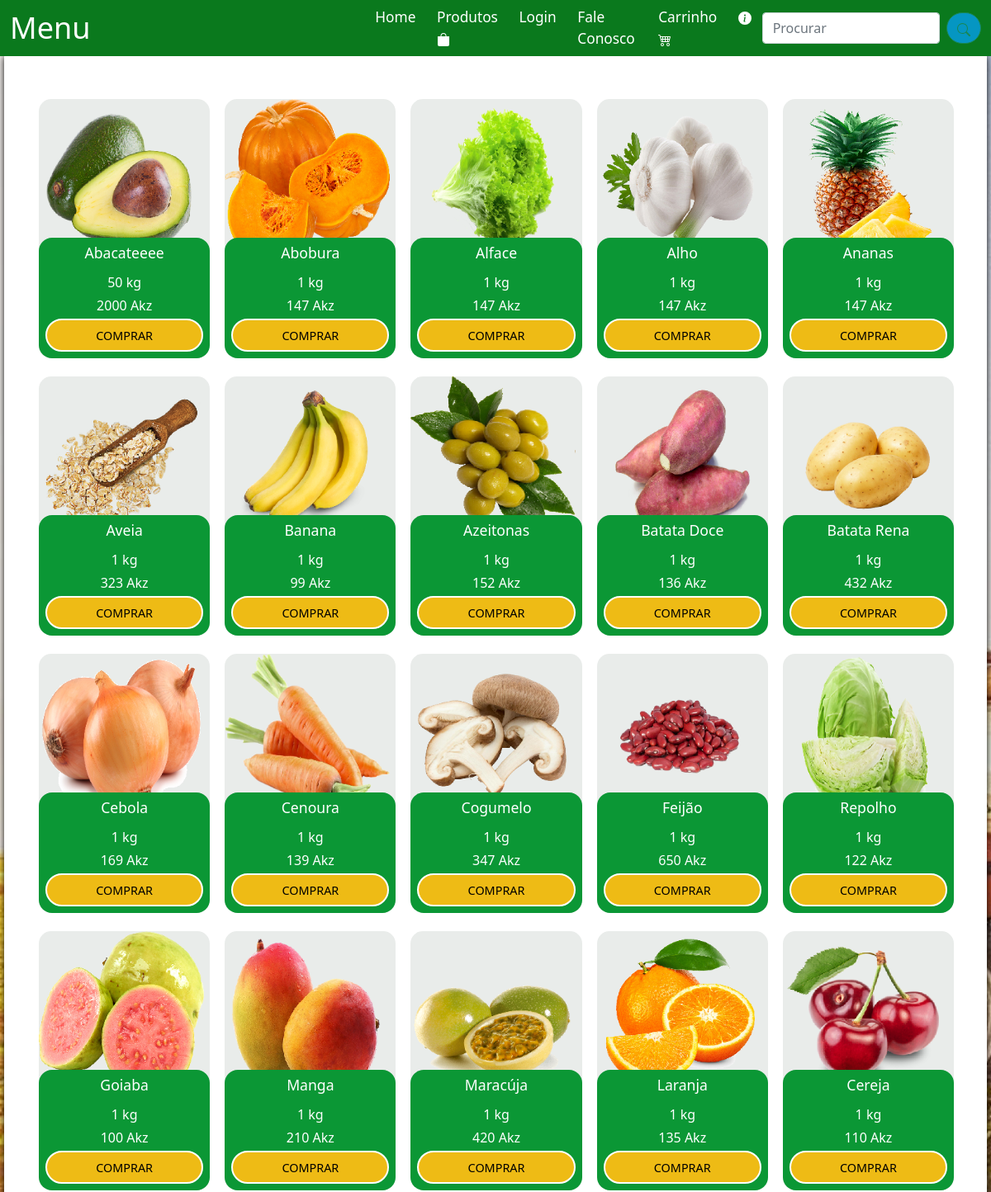
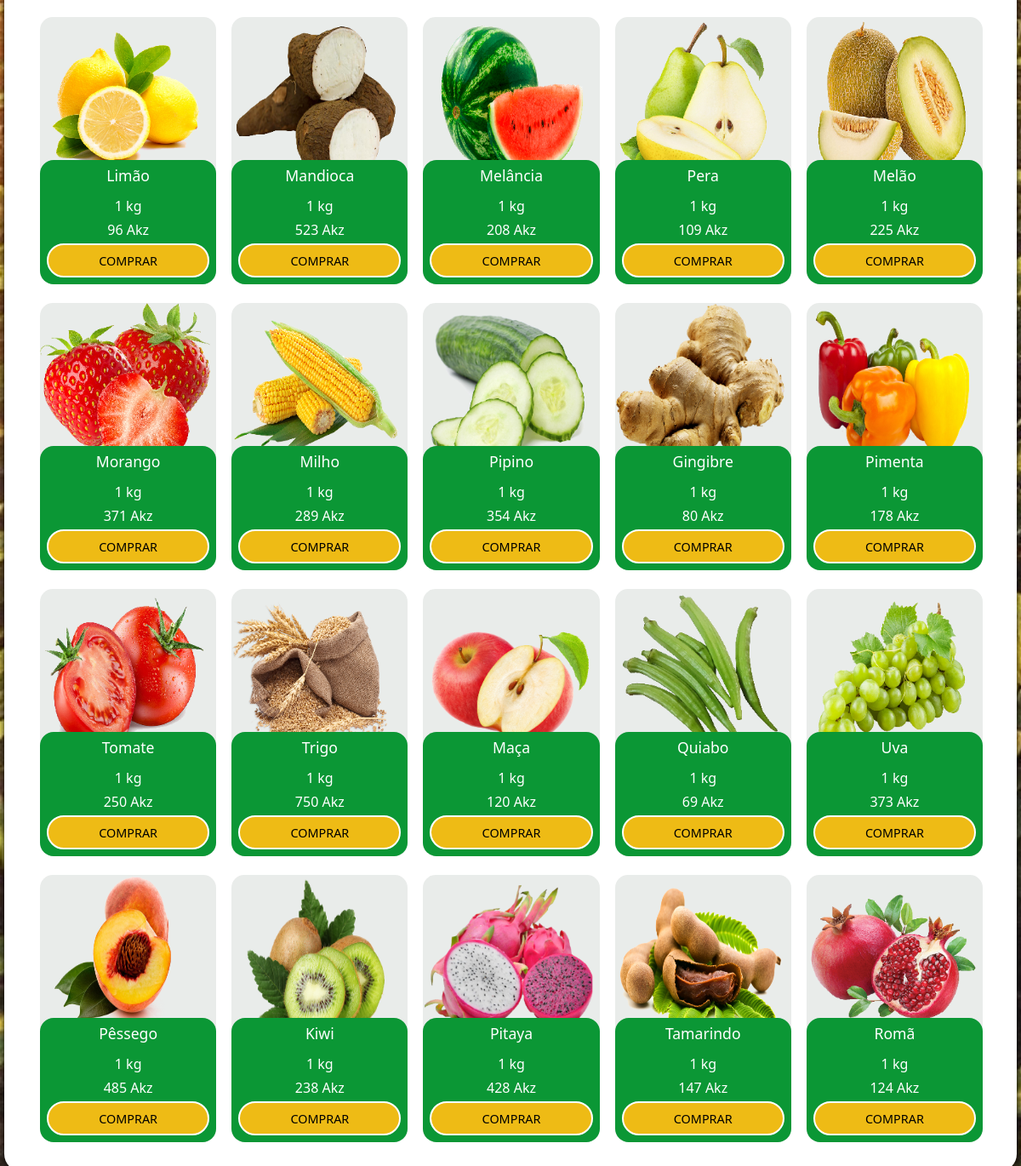
The app's page /Produtos.php with its own data (2 pictures, top to bottom).
### tables this page shows
CREATE TABLE `produto` (
  `id` int(11) NOT NULL AUTO_INCREMENT,
  `nome` text NOT NULL,
  `kg` text NOT NULL,
  `descricao` text NOT NULL,
  `imagem` text NOT NULL,
  `preco` double NOT NULL,
  PRIMARY KEY (`id`)
);

### Produtos.php (the view, shortened to what this page needs)
<!DOCTYPE html>
<html lang="pt-pt">
<head>
    <link href="https://cdn.jsdelivr.net/npm/bootstrap@5.1.3/dist/css/bootstrap.min.css" rel="stylesheet">
    <link rel="stylesheet" href="Css/Produtos.css">
</head>
<body>
    <header>
      <nav class="navbar navbar-expand-lg bg-light">
        <div class="container-fluid">
          <a class="navbar-brand" href="##">Menu</a>
          <div class="collapse navbar-collapse" id="navbarSupportedContent">
            <ul class="navbar-nav me-auto mb-2 mb-lg-0">
              <li class="nav-item">
                <a class="nav-link" href="Home.php">Home</a>
              </li>
              <li class="nav-item">
                <a class="nav-link active" href="#">Produtos  <svg xmlns="http://www.w3.org/2000/svg" width="16" height="16" fill="currentColor" class="bi bi-bag-fill" viewBox="0 0 16 16">
                  <path d="M8 1a2.5 2.5 0 0 1 2.5 2.5V4h-5v-.5A2.5 2.5 0 0 1 8 1zm3.5 3v-.5a3.5 3.5 0 1 0-7 0V4H1v10a2 2 0 0 0 2 2h10a2 2 0 0 0 2-2V4h-3.5z"/>
                </svg></a>
              </li>
                  <li class="nav-item">
                    <a class="nav-link" href="Login.php">Login</a>
                  </li>
                  <li class="nav-item">
                    <a class="nav-link" href="Faleconosco.php">Fale Conosco</a>
                  </li>
                  <li class="nav-item">
                    <a class="nav-link" href="Carrinho.php" >Carrinho  </a>
                  </li>
                  <li class="nav-item">
                    <a class="nav-link" ></a>
                  </li>
            </ul>
            <form class="d-flex" role="search">
              <input class="form-control me-2" type="search" placeholder="Procurar" aria-label="Search">
              <button class="btn btn-outline-success" type="submit"></button>
            </form>
          </div>
        </div>
      </nav>
    </header>
    <main>
      <section class="produtos-grid">
          <?php
            include 'config.php';
            $resultado = mysqli_query($conexao,"select * from produto");
            while ($f = mysqli_fetch_array($resultado)) {
            ?>
            <div class="container-produtos">
                <div class="produtos">
                    <img class="produtos-img" src="./produtos/<?php echo $f['imagem'];?>"><br>
                    <div  class="produtos-detalhes">
                    <h3 class="titulo"><?php echo $f['nome'];?></h3>
                    <span><?php echo $f['kg'];?> kg</span>
                    <span><?php echo $f['preco'];?> Akz</span>
                    <button class="botao-comprar"><a  href="./Carrinho.php?id=<?php echo $f['id'] ?>">Comprar</a></button>
                </div>
                </div>
            </div>
        <?php
            }
        ?>
      </section>
    </main>
</body>
</html>

### Css/Produtos.css (style rules this page uses)
body { background-image: url(../../img5.jpg); background-repeat: no-repeat; background-size: cover; margin: 0; font-family: var(--bs-body-font-family); font-size: var(--bs-body-font-size); font-weight: var(--bs-body-font-weight); line-height: var(--bs-body-line-height); color: var(--bs-body-color); text-align: var(--bs-body-text-align); background-color: var(--bs-body-bg); -webkit-text-size-adjust: 100%; -webkit-tap-highlight-color: rgba(0, 0, 0, 0); }
.navbar { --bs-navbar-padding-y: 0.5rem; --bs-navbar-color: rgb(255, 255, 255); --bs-navbar-hover-color: rgb(214, 151, 32); --bs-navbar-disabled-color: rgba(0, 0, 0, 0.3); --bs-navbar-brand-padding-y: 0.3125rem; --bs-navbar-brand-margin-end: 2rem; --bs-navbar-brand-font-size: 2.25rem; --bs-navbar-brand-color: rgb(255, 255, 255); --bs-navbar-brand-hover-color: rgb(255, 255, 255); --bs-navbar-nav-link-padding-x: 0.80rem; --bs-navbar-toggler-padding-y: 0.25rem; --bs-navbar-toggler-padding-x: 0.75rem; --bs-navbar-toggler-font-size: 1.25rem; --bs-navbar-toggler-border-color: rgba(0, 0, 0, 0.1); --bs-navbar-toggler-border-radius: 0.375rem; --bs-navbar-toggler-focus-width: 0.25rem; --bs-navbar-toggler-transition: box-shadow 0.15s ease-in-out; position: relative; display: flex; flex-wrap: wrap; align-items: center; justify-content: space-between; padding: var(--bs-navbar-padding-y) var(--bs-navbar-padding-x); }
.navbar-nav { --bs-nav-link-padding-x: 0; --bs-nav-link-padding-y: 0.5rem; --bs-nav-link-font-size: 1.08rem ; --bs-nav-link-color: var(--bs-navbar-color); --bs-nav-link-hover-color: var(--bs-navbar-hover-color); --bs-nav-link-disabled-color: var(--bs-navbar-disabled-color); display: flex; flex-direction: column; padding-left: 300px; margin-bottom: 0; list-style: none; }
.nav-link { padding: var(--bs-nav-link-padding-y) var(--bs-nav-link-padding-x); font-size: var(--bs-nav-link-font-size); font-weight: var(--bs-nav-link-font-weight); color: var(--bs-nav-link-color); text-decoration: none; transition: color 0.14s ease-in-out, background-color 0.14s ease-in-out, border-color 0.14s ease-in-out; }
.navbar > .container-fluid { display: flex; flex-wrap: inherit; align-items: center; justify-content: space-between; background-color: #0a791d; }
.navbar-brand { padding-top: var(--bs-navbar-brand-padding-y); padding-bottom: var(--bs-navbar-brand-padding-y); margin-right: var(--bs-navbar-brand-margin-end); font-size: var(--bs-navbar-brand-font-size); color: var(--bs-navbar-brand-color); text-decoration: none; white-space: nowrap; }
.navbar-collapse { flex-basis: 100%; flex-grow: 1; align-items: center; }
.btn-outline-success { background-color: #0596c2; border-radius: 25px; }
@media (min-width: 992px) { .navbar-expand-lg { flex-wrap: nowrap; justify-content: flex-start; } }
@media (min-width: 992px) { .navbar-expand-lg .navbar-nav { flex-direction: row; } }
@media (min-width: 992px) { .navbar-expand-lg .navbar-nav .nav-link { padding-right: var(--bs-navbar-nav-link-padding-x); padding-left: var(--bs-navbar-nav-link-padding-x); } }
@media (min-width: 992px) { .navbar-expand-lg .navbar-collapse { display: flex !important; flex-basis: auto; } }

### Produtos.php (style rules this page uses)
body { background-image: url(./img5.jpg); background-repeat: no-repeat; background-size: cover; }
main { min-width:450px; max-width:1190px; margin:auto; padding:40px; background-color: #fff; box-shadow:0px 0px 10px #000000; border-bottom-left-radius:20px; border-bottom-right-radius:20px; }
.produtos-grid { display: grid; grid-template-columns: repeat(5, 1fr); gap: 1rem; }
.titulo { font-size: 1.1rem; }
.container-produtos { width: 100%; height: 290px; margin-bottom: 30px; }
.produtos { background-color: #e9ecea; border-radius: 15px; margin-left: 1%; margin-top: 6%; }
.produtos-img { width: 200px; height: 200px; border-radius: 1rem; }
.produtos-detalhes { text-align: center; background-color:#0b9735; color: #fff; padding: .5rem; margin-top: -2rem; border-radius: 1rem; position: relative; display: flex; flex-direction: column; gap: .25rem; }
.botao-comprar { border: 0; background-color: #eebb15; padding: .4rem; text-transform: uppercase; border-radius: 2rem; cursor: pointer; border: 2px solid white; transition: background-color .2s, color .2s; }
.botao-comprar a { color: #000; text-decoration: none; font-size: 0.9rem; }

### records on screen
produto: imagem (picture), nome "Abacateeee", kg "50", preco "2000"
produto: imagem (picture), nome "Abobura", kg "1", preco "147"
produto: imagem (picture), nome "Alface", kg "1", preco "147"
produto: imagem (picture), nome "Alho", kg "1", preco "147"
produto: imagem (picture), nome "Ananas", kg "1", preco "147"
produto: imagem (picture), nome "Aveia", kg "1", preco "323"
produto: imagem (picture), nome "Banana", kg "1", preco "99"
produto: imagem (picture), nome "Azeitonas", kg "1", preco "152"
produto: imagem (picture), nome "Batata Doce", kg "1", preco "136"
produto: imagem (picture), nome "Batata Rena", kg "1", preco "432"
produto: imagem (picture), nome "Cebola", kg "1", preco "169"
produto: imagem (picture), nome "Cenoura", kg "1", preco "139"
produto: imagem (picture), nome "Cogumelo", kg "1", preco "347"
produto: imagem (picture), nome "Feijão", kg "1", preco "650"
produto: imagem (picture), nome "Repolho", kg "1", preco "122"
produto: imagem (picture), nome "Goiaba", kg "1", preco "100"
produto: imagem (picture), nome "Manga", kg "1", preco "210"
produto: imagem (picture), nome "Maracúja", kg "1", preco "420"
produto: imagem (picture), nome "Laranja", kg "1", preco "135"
produto: imagem (picture), nome "Cereja", kg "1", preco "110"
produto: imagem (picture), nome "Limão", kg "1", preco "96"
produto: imagem (picture), nome "Mandioca", kg "1", preco "523"
produto: imagem (picture), nome "Melância", kg "1", preco "208"
produto: imagem (picture), nome "Pera", kg "1", preco "109"
produto: imagem (picture), nome "Melão", kg "1", preco "225"
produto: imagem (picture), nome "Morango", kg "1", preco "371"
produto: imagem (picture), nome "Milho", kg "1", preco "289"
produto: imagem (picture), nome "Pipino", kg "1", preco "354"
produto: imagem (picture), nome "Gingibre", kg "1", preco "80"
produto: imagem (picture), nome "Pimenta", kg "1", preco "178"
produto: imagem (picture), nome "Tomate", kg "1", preco "250"
produto: imagem (picture), nome "Trigo", kg "1", preco "750"
produto: imagem (picture), nome "Maça", kg "1", preco "120"
produto: imagem (picture), nome "Quiabo", kg "1", preco "69"
produto: imagem (picture), nome "Uva", kg "1", preco "373"
produto: imagem (picture), nome "Pêssego", kg "1", preco "485"
produto: imagem (picture), nome "Kiwi", kg "1", preco "238"
produto: imagem (picture), nome "Pitaya", kg "1", preco "428"
produto: imagem (picture), nome "Tamarindo", kg "1", preco "147"
produto: imagem (picture), nome "Romã", kg "1", preco "124"
